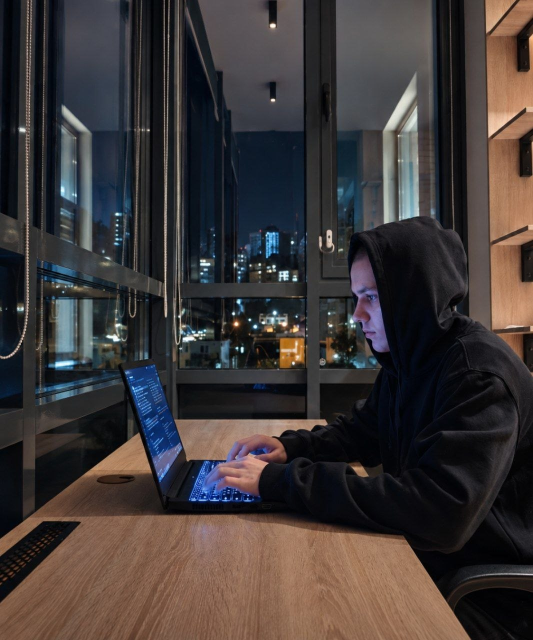
#> input picture assets/images/portrait/photo_2026-09-27_16-49-52.jpg, 1066 x 1280 px, given in place of Gemini_Generated_Image_ubykvhubykvhubyk (1).jpeg, which was not available (shown at 1/2 size)
$ python process_images.py
#> lines starting #> are read from the running program, lines starting #| are printed output that depends on the picture; pictures that were not available may be replaced by others from this repository, and a replacement may not be noted
"""
Обработка исходных фотографий для сайта-портфолио.

Запуск:  .venv/Scripts/python.exe tools/process_images.py
Вход:    C:\\Users\\1\\Desktop\\фото\\...
Выход:   assets/images/<назначение>/*.webp  (+ favicon/og в assets/images/branding/)

Скрипт идемпотентен: пересоздаёт все производные файлы из оригиналов.
"""

import os
from PIL import Image, ImageOps

SRC = r"C:\Users\1\Desktop\фото"
ROOT = os.path.dirname(os.path.dirname(os.path.abspath(__file__)))
OUT = os.path.join(ROOT, "assets", "images")

ACCENT = (53, 224, 255)
BG = (7, 10, 18)


def load(*parts):
    im = Image.open(os.path.join(SRC, *parts))
#> im is the input picture: PIL image 1066x1280 RGB; mean R, G, B 63, 56.6, 55.8
    return ImageOps.exif_transpose(im).convert("RGB")


def crop_to(im, ratio, anchor_y=0.5):
    """ratio = w/h. anchor_y — какая доля высоты остаётся сверху."""
#> called with ratio = 0.909, anchor_y = 0.3
    w, h = im.size
#> w = 1066; h = 1280
    cur = w / h
#> cur = 0.833
    if cur > ratio:                       # слишком широкий — режем по бокам
        nw = int(h * ratio)
        x0 = (w - nw) // 2
        box = (x0, 0, x0 + nw, h)
    else:                                 # слишком высокий — режем сверху/снизу
        nh = int(w / ratio)
#> nh = 1172
        y0 = int((h - nh) * anchor_y)
#> y0 = 32
        box = (0, y0, w, y0 + nh)
#> box = (0, 32, 1066, 1204)
    return im.crop(box)
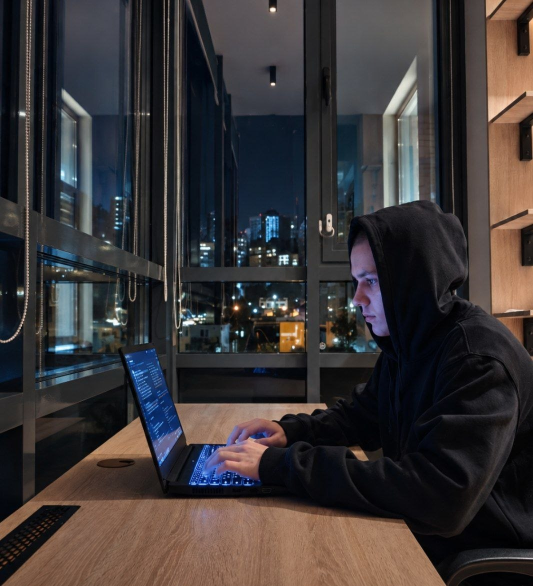
#> returned value: PIL image 1066x1172 RGB (shown at 1/2 size); mean R, G, B 59.4, 54.6, 55


def save(im, sub, name, width, q=82):
#> called with sub = 'portrait', name = 'portrait-main.webp', width = 960, q = 80
    im = im.copy()
    if im.width > width:
        im = im.resize((width, round(im.height * width / im.width)), Image.LANCZOS)
#> im: PIL image 960x1055 RGB
    d = os.path.join(OUT, sub)
    os.makedirs(d, exist_ok=True)
    p = os.path.join(d, name)
    im.save(p, "WEBP", quality=q, method=6, optimize=True)
    print(f"{name:34} {im.size[0]}x{im.size[1]:5}  {os.path.getsize(p)//1024:4} KB")
#| portrait-main.webp                 960x 1055    67 KB
    return p


# ---------- 1. Портрет ----------
# Кадр героя в Hero-рамке ~480x530 (4 / 4.4), лицо в верхней половине —
# поэтому кроп с якорем чуть выше центра и 2x разрешение.
p = load("мое фото", "Gemini_Generated_Image_ubykvhubykvhubyk (1).jpeg")
save(crop_to(p, 4 / 4.4, anchor_y=0.30), "portrait", "portrait-main.webp", 960, q=80)

# ---------- 2. Университет ----------
# Ночной фасад: широкая полоса с подсвеченной вывеской (верх 2/3 кадра).
n = load("университет", "orig.jpg")
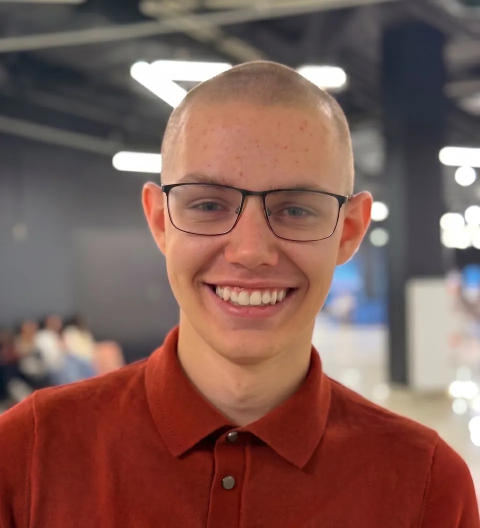
#> input picture assets/images/portrait/portrait-main.webp, 960 x 1056 px, given in place of orig.jpg, which was not available (shown at 1/2 size)
#> in load, im is the input picture: PIL image 960x1056 RGB; mean R, G, B 127.6, 92.6, 85.4
w, h = n.size
#> w = 960; h = 1056
n = n.crop((0, int(h * 0.055), w, int(h * 0.80)))
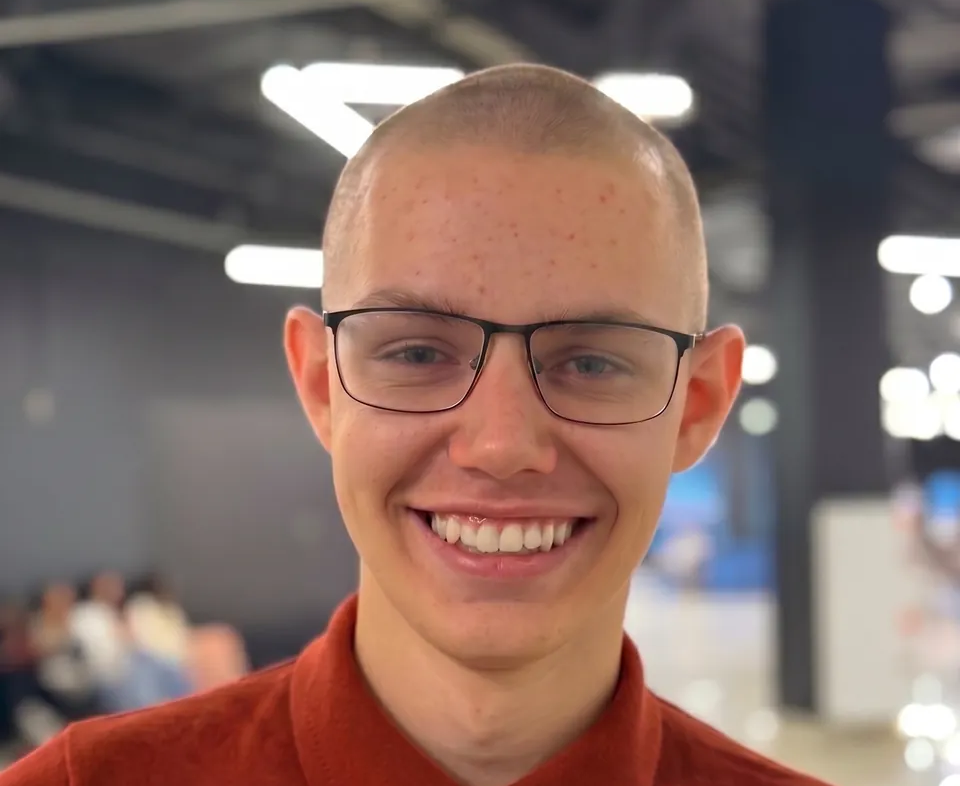
#> n: PIL image 960x786 RGB; mean R, G, B 133.4, 108.6, 101.5
save(n, "university", "university-night.webp", 1600, q=78)
#| university-night.webp              960x  786    21 KB

# Дневной кадр с горами: небольшой «вставоч»-снимок рядом с карточкой.
m = load("университет", "6ox4r1eabops4h88okopn8xszn6ecnyi.jpg")
save(m, "university", "university-mountains.webp", 760, q=74)
#> call 3 of save, with sub = 'university', name = 'university-mountains.webp', width = 760, q = 74
#> in save (call 3), `im = im.resize((width, round(im.height * width / im.width)), Image.LAN..`:
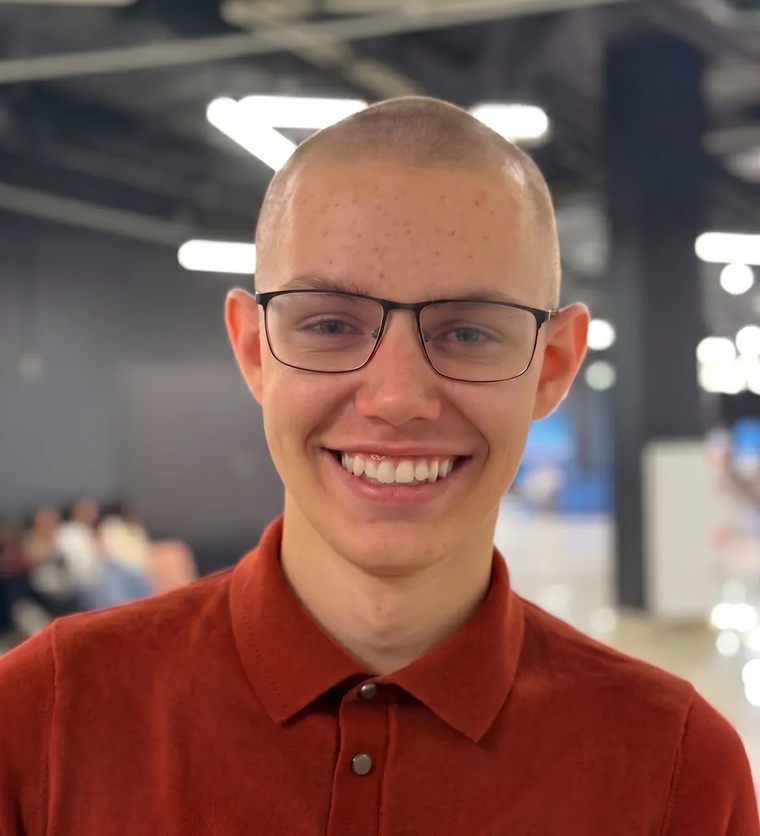
#> im: PIL image 760x836 RGB; mean R, G, B 127.6, 92.6, 85.4
#| university-mountains.webp          760x  836    18 KB

# ---------- 3. StudyMate ----------
# Скриншот чата: убираем статус-бар Android и нижнюю половину экрана.
# Цельный кадр «вопрос + варианты ответа» читается и с 336px в ширину,
# а весь телефон на всю высоту колонки растянул бы карточку проекта.
#> (the run stopped early here; a loop or call above may not have finished)
